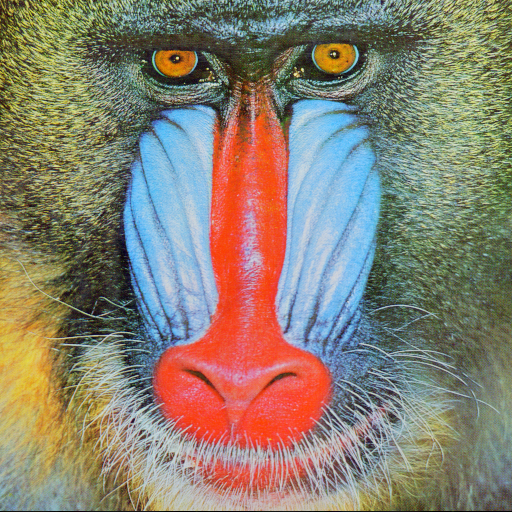
#> input picture ComputerVision/baboon.png, 512 x 512 px
$ jupyter execute imageManipulationOpenCV.ipynb
#> lines starting #> are read from the running program, lines starting #| are printed output that depends on the picture; after the words box and inside, x2 and y2 are one past the last pixel; in counts of white or black regions, pixels touching at a corner belong together
[cell 1]
import matplotlib.pyplot as plt
import numpy as np
import cv2

COPYING IMAGES

[cell 2]
baboon=cv2.imread('baboon.png')
#> baboon is the input picture: shape (512, 512, 3); mean B, G, R 113.1, 128.9, 137.4

[cell 3]
bcopy=baboon.copy()

[cell 4]
plt.figure(figsize=(5,5))
plt.imshow(cv2.cvtColor(bcopy,cv2.COLOR_BGR2RGB))
plt.show()

flipping images

[cell 5]
cat=cv2.imread('cat.png')
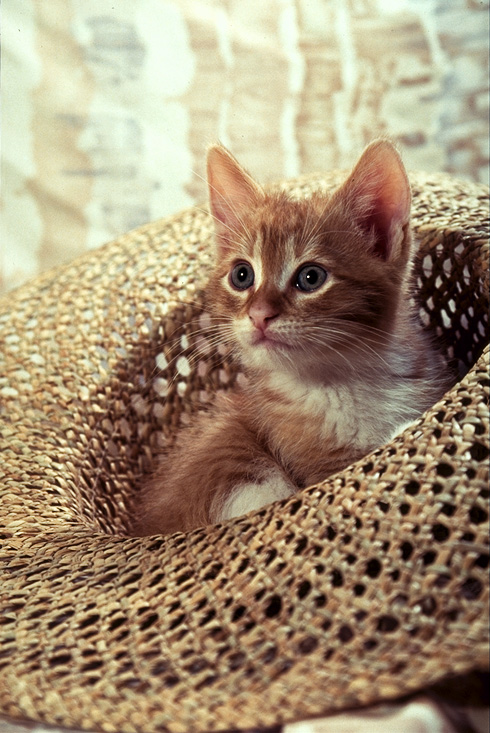
#> input picture ComputerVision/cat.png, 490 x 733 px
#> cat is the input picture: shape (733, 490, 3); mean B, G, R 116.7, 143.2, 162.7
plt.figure(figsize=(5,5))
plt.imshow(cv2.cvtColor(cat,cv2.COLOR_BGR2RGB))
plt.show()

OpenCVhas several ways to flip an image, we can use the flip() function; we have the input image array. The parameter is the flipCode

is the value indicating what kind of flip we would like to perform;

flipcode = 0: flip vertically around the x-axis
flipcode > 0: flip horizontally around y-axis positive value
flipcode< 0: flip vertically and horizontally, flipping around both axes negative value
Let apply different flipcode's in a loop:

[cell 6]
for flipcode in [0,1,-1]:
    img_flip=cv2.flip(cat,flipcode)
    plt.figure(figsize=(5,5))
    plt.imshow(cv2.cvtColor(img_flip,cv2.COLOR_BGR2RGB))
    plt.show()
#> this loop made 3 passes
#> pass 1, `img_flip=cv2.flip(cat,flipcode)`:
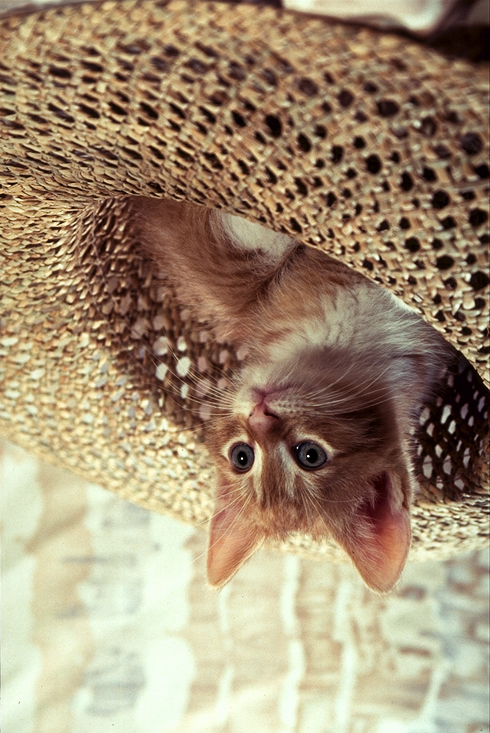
#> img_flip: shape (733, 490, 3); mean B, G, R 116.7, 143.2, 162.7
#> pass 2, `img_flip=cv2.flip(cat,flipcode)`:
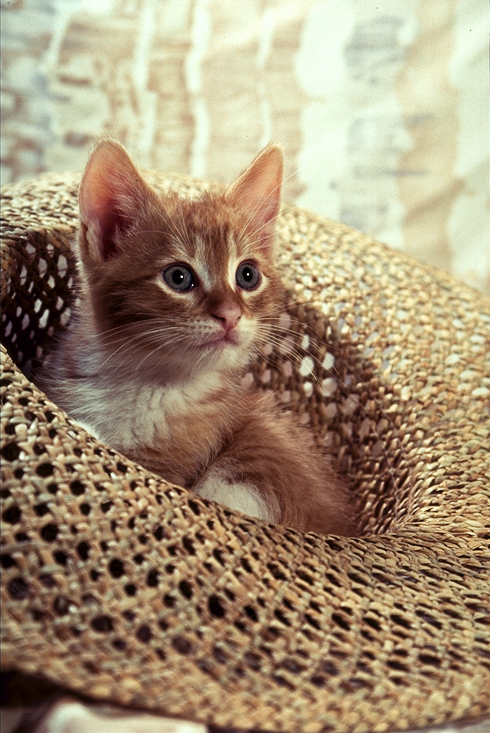
#> img_flip: shape (733, 490, 3); mean B, G, R 116.7, 143.2, 162.7
#> pass 3, `img_flip=cv2.flip(cat,flipcode)`:
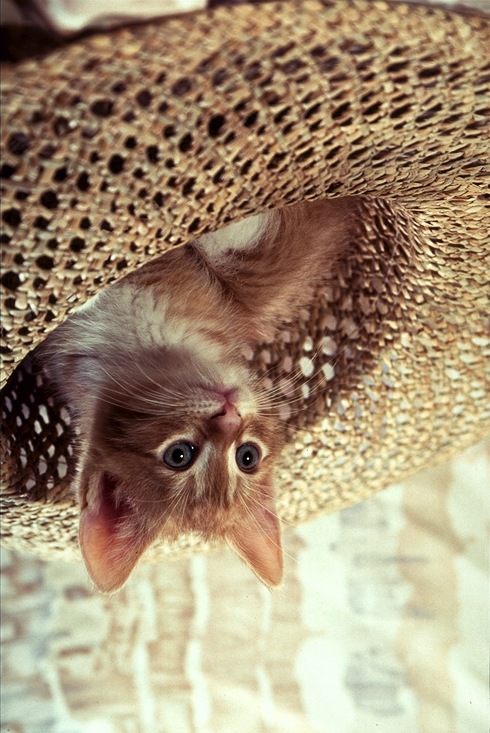
#> img_flip: shape (733, 490, 3); mean B, G, R 116.7, 143.2, 162.7

we can also use the rotate function, the integer specifies what kind of flip we would like to perform

[cell 7]
img_flip=cv2.rotate(cat,0)
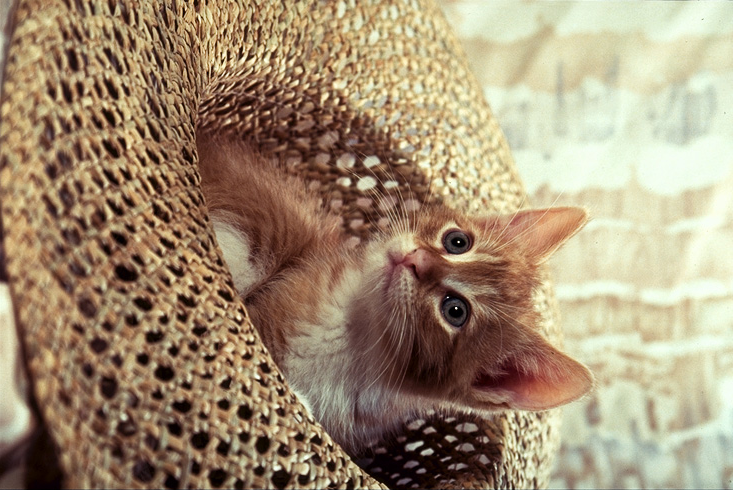
#> img_flip: shape (490, 733, 3); mean B, G, R 116.7, 143.2, 162.7
plt.figure(figsize=(5,5))
plt.imshow(cv2.cvtColor(img_flip,cv2.COLOR_BGR2RGB))
plt.show()

[cell 8]
flip = {"ROTATE_90_CLOCKWISE":cv2.ROTATE_90_CLOCKWISE,"ROTATE_90_COUNTERCLOCKWISE":cv2.ROTATE_90_COUNTERCLOCKWISE,"ROTATE_180":cv2.ROTATE_180}
#> flip = {'ROTATE_90_CLOCKWISE': 0, 'ROTATE_90_COUNTERCLOCKWISE': 2, 'ROTATE_180': 1}

[cell 9]
for key, value in flip.items():
    plt.subplot(1,2,1)
    plt.imshow(cv2.cvtColor(cat, cv2.COLOR_BGR2RGB))
    plt.title("orignal")
    plt.subplot(1,2,2)
    plt.imshow(cv2.cvtColor(cv2.rotate(cat,value), cv2.COLOR_BGR2RGB))
    plt.title(key)
    plt.show()
#> this loop made 3 passes
#> (key, value) on passes 1 to 3: ('ROTATE_90_CLOCKWISE', 0), ('ROTATE_90_COUNTERCLOCKWISE', 2), ('ROTATE_180', 1)
#> pass 2, `plt.show()`:
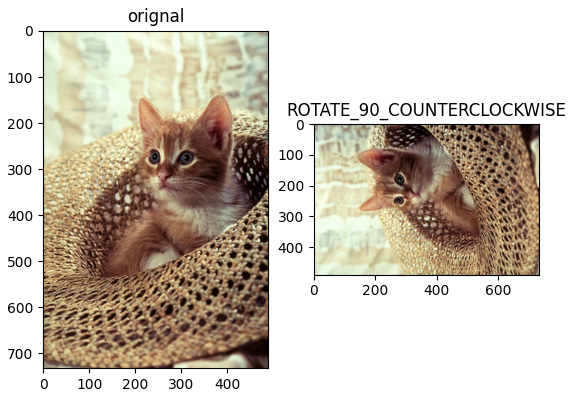
#> figure drawn by matplotlib, 2 panels

We can also create shapes and OpenCV, we can use the method rectangle. The parameter pt1 is the top-left coordinate of the rectangle: (left,top) or  (𝑥_0,𝑦_0) , pt2 is the bottom right coordinate(right,lower) or  (𝑥_1,𝑦_1) . The parameter color is a tuple representing the intensity of each channel ( blue, green, red). Finally, we have the line thickness.

[cell 10]
upper=150
lower=400
left=150
right=400
start_point,end_point=(left,upper),(right,lower)
cat_copy=cat.copy()
cv2.rectangle(cat_copy,pt1=start_point,pt2=end_point,color=(0,255,0),thickness=3)
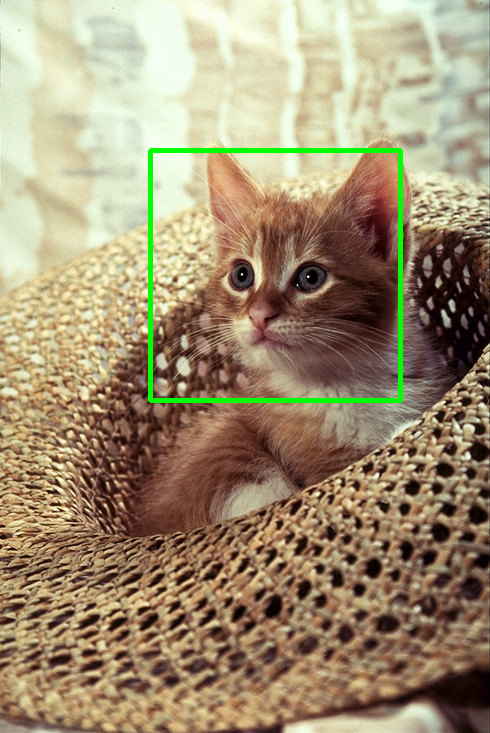
#> cat_copy: shape (733, 490, 3); 1.39% of pixels changed, all inside (x1, y1, x2, y2) = (148, 148, 403, 403)
plt.figure(figsize=(5,5))
plt.imshow(cv2.cvtColor(cat_copy,cv2.COLOR_BGR2RGB))
plt.show()

We can overlay text on an image using the function putText with the following parameter values:

img: Image array
text: Text string to be overlayed
org: Bottom-left corner of the text string in the image
fontFace: tye type of font
fontScale: Font scale
color: Text color
thickness: Thickness of the lines used to draw a text
lineType: Line type

[cell 11]
cat_copy=cv2.putText(img=cat,text="Stuff",org=(10,500),thickness=3,color=(255,255,250),fontFace=4,fontScale=2)
plt.figure(figsize=(5,5))
plt.imshow(cv2.cvtColor(cat_copy,cv2.COLOR_BGR2RGB))
plt.show()
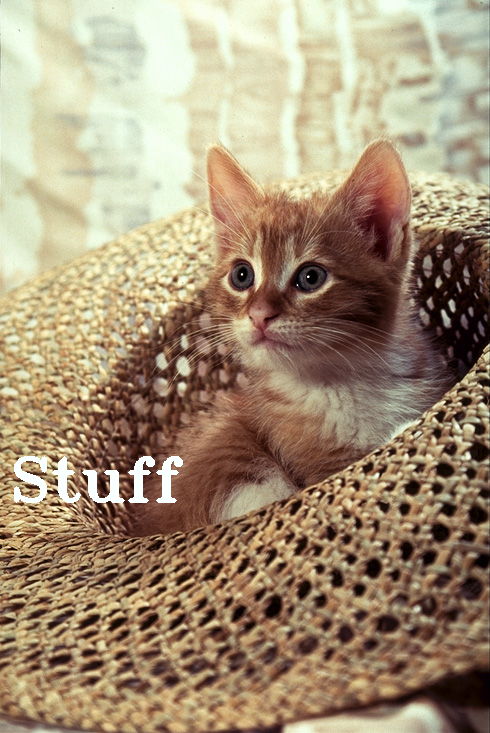
#> shown: shape (733, 490, 3); mean R, G, B 163.7, 144.5, 118.3
